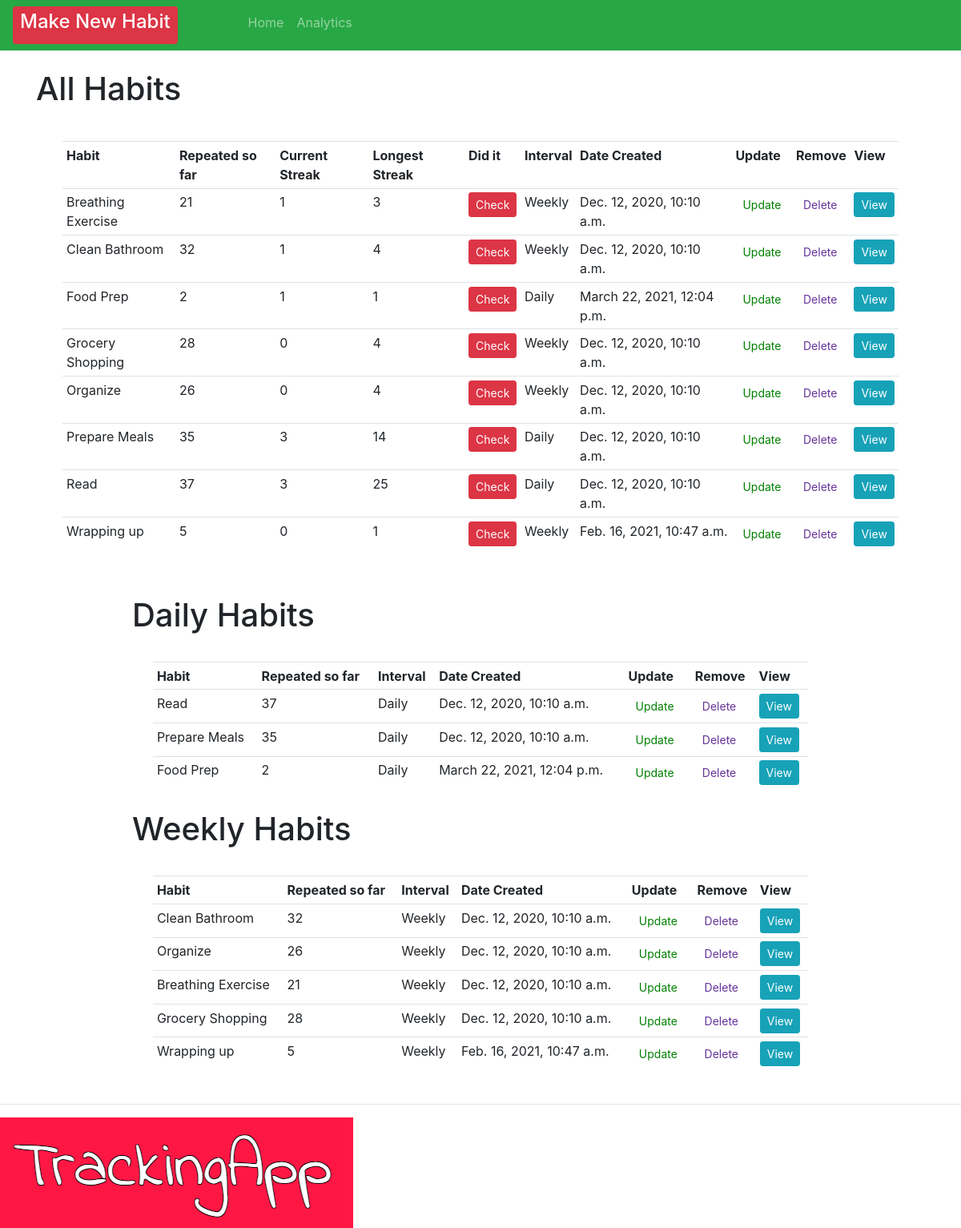
The page / on the database its author committed.
### crm/models.py (models this page shows, shortened)
class Order(models.Model):
    INTERVAL = (
            ('Daily', 'Daily'),
            ('Weekly', 'Weekly' ),
            )
    habit = models.CharField(max_length=200, null=True, blank=True)
    interval = models.CharField(max_length=400, null=True, choices=INTERVAL)
    checked = models.IntegerField(blank=True, default=0, null=True)
    streak = models.IntegerField(blank=True, default=0, null=True)
    longestStreak = models.IntegerField(blank=True, default=0, null=True)
    created = models.DateTimeField(auto_now=True, auto_now_add=False, editable=False, null=True, blank=True)
    checkedList = models.ManyToManyField(Repeats)
    timeStamp = models.DateTimeField(auto_now=True, blank=True)
    date_created = models.DateTimeField(auto_now_add=True, null=True, editable=False, blank=True)
    dateAsString = models.CharField(max_length=200, null=True, blank=True)

### crm/views.py (the view)
# urls.py: path('', views.home, name="home" ),
def home(request):
    orders = Order.objects.order_by('habit')
    for order in orders:
        getStreaks(order, date.today())
    total_orders = orders.count()
    daily_filter = Order.objects.filter(interval="Daily")
    weekly_filter = Order.objects.filter(interval="Weekly")
    context = {'orders': orders, 'total_orders': total_orders, 'dailyFilter':daily_filter, 'weeklyFilter':weekly_filter}
    return render(request, 'habit/dashboard.html', context)

### crm/templates/habit/dashboard.html (shortened to what this page needs)
{% extends 'habit/main.html' %}
{% block content %}
<br>
<div class="row" style="padding-left: 5%; padding-right: 5%;">
    <table style="margin: 3%" class="table table-sm">
        <h1> All Habits {{checked}} </h1>
        <tr>
            <th>Habit</th>
            <th>Repeated so far</th>
            <th>Current Streak</th>
            <th>Longest Streak</th>
            <th>Did it</th>
            <th>Interval</th>
            <th>Date Created</th>
            <th>Update</th>
            <th>Remove</th>
            <th>View</th>
        </tr>
        {% for order in orders %}
        <tr>
            <td>
                       {{ order.habit }}
            </td>
            <td>
                {{order.checkedList.count}}
            </td>
            <td>
                {{order.streak}}
            </td>
            <td>
                {{ order.longestStreak }}
             </td>
            <td>
                <form action="{% url 'checkHabitFakeToday' order.id %}" method="POST">
                    <button type="submit" , name="post_id" , value="{{order.id}}" ,
                        class="btn btn-sm btn-danger">Check</button>
                </form>
            </td>
            <td>{{order.interval}}</td>
            <td>{{order.date_created}}</td>
            <td><a class="btn btn-sm" style="color: green;" href="{% url 'update_habit' order.id %}">Update</a></td>
            <td><a class="btn btn-sm" style="color: rebeccapurple;" href="{% url 'delete' order.id %}">Delete</a></td>
            <td><a class="btn btn-sm btn-info" href="{% url 'habit' order.id %}">View</a></td>
        </tr>
        {% endfor %}
    </table>
</div>
<br>
<div class="row" style="padding-left: 15%; padding-right: 15%;">
    <table style="margin: 3%" class="table table-sm">
        <h1> Daily Habits </h1>
        <tr>
            <th>Habit</th>
            <th>Repeated so far</th>
            <th>Interval</th>
            <th>Date Created</th>
            <th>Update</th>
            <th>Remove</th>
            <th>View</th>
        </tr>
        {% for day in dailyFilter %}
       <td>
            {{ day.habit }}
        </td>
        <td>
            {{day.checkedList.count}}
        </td>
        <td>{{day.interval}}</td>
        <td>{{day.date_created}}</td>
        <td><a class="btn btn-sm" style="color: green;" href="{% url 'update_habit' day.id %}">Update</a></td>
        <td><a class="btn btn-sm" style="color: rebeccapurple;" href="{% url 'delete' day.id %}">Delete</a></td>
        <td><a class="btn btn-sm btn-info" href="{% url 'habit' day.id %}">View</a></td>
        {% endfor %}
    </table>
</div>
<div class="row" style="padding-left: 15%; padding-right: 15%;">
    <table style="margin: 3%" class="table table-sm">
        <tr>
            <th>Habit</th>
            <th>Repeated so far</th>
            <th>Interval</th>
            <th>Date Created</th>
            <th>Update</th>
            <th>Remove</th>
            <th>View</th>
        </tr>
        <h1> Weekly Habits </h1>
        {% for week in weeklyFilter %}
        <tr>
             <td>
                {{ week.habit }}
            </td>
            <td>
                {{week.checkedList.count}}
            </td>
                      <td>{{week.interval}}</td>
            <td>{{week.date_created}}</td>
            <td><a class="btn btn-sm" style="color: green;" href="{% url 'update_habit' week.id %}">Update</a>
            </td>
            <td><a class="btn btn-sm" style="color: rebeccapurple;" href="{% url 'delete' week.id %}">Delete</a>
            </td>
            <td><a class="btn btn-sm btn-info" href="{% url 'habit' week.id %}">View</a></td>
        </tr>
        {% endfor %}
    </table>
</div>
{% endblock %}

### crm/templates/habit/main.html (shortened to what this page needs)
<!DOCTYPE html>
<html>
<head>
    <link rel="stylesheet" href="https://stackpath.bootstrapcdn.com/bootstrap/4.3.1/css/bootstrap.min.css"
>
</head>
<body>
    {% include 'habit/navbar.html' %}
    {% block content  %}
    {% endblock  %}
    {%load static%}
    <hr>
    <img src="{% static 'images/logo.png' %}">
</body>
</html>

### crm/templates/habit/navbar.html (shortened to what this page needs)
{%load static%}
<nav class="navbar navbar-expand-lg navbar-dark bg-success" >
    <div class="collapse navbar-collapse" id="navbarNav">
      <ul class="navbar-nav">
        <li>
          <div class="nav-item" style="margin-right:80px">
            <a class="btn btn-sm btn-block btn-danger" href="{% url 'create_habit' %}"><h4>Make New Habit</h4></a>
        </div>
        <li class="nav-item" >
          <a class="nav-link"  style="justify-content: flex-end;"  href="{% url 'home' %}">Home <span class="sr-only">(current)</span></a>
        </li>
        <li class="nav-item">
          <a class="nav-link" href="{% url 'analytics' %}">Analytics</a>
        </li>
                </li>
      </ul>
    </div>
  </nav>

### rows shown on the page
Order: habit "Breathing Exercise", checkedList.count "21", streak "1", longestStreak "3", interval "Weekly", date_created "Dec. 12, 2020, 10:10 a.m."
Order: habit "Clean Bathroom", checkedList.count "32", streak "1", longestStreak "4", interval "Weekly", date_created "Dec. 12, 2020, 10:10 a.m."
Order: habit "Food Prep", checkedList.count "2", streak "1", longestStreak "1", interval "Daily", date_created "March 22, 2021, 12:04 p.m."
Order: habit "Grocery Shopping", checkedList.count "28", streak "0", longestStreak "4", interval "Weekly", date_created "Dec. 12, 2020, 10:10 a.m."
Order: habit "Organize", checkedList.count "26", streak "0", longestStreak "4", interval "Weekly", date_created "Dec. 12, 2020, 10:10 a.m."
Order: habit "Prepare Meals", checkedList.count "35", streak "3", longestStreak "14", interval "Daily", date_created "Dec. 12, 2020, 10:10 a.m."
Order: habit "Read", checkedList.count "37", streak "3", longestStreak "25", interval "Daily", date_created "Dec. 12, 2020, 10:10 a.m."
Order: habit "Wrapping up", checkedList.count "5", streak "0", longestStreak "1", interval "Weekly", date_created "Feb. 16, 2021, 10:47 a.m."
